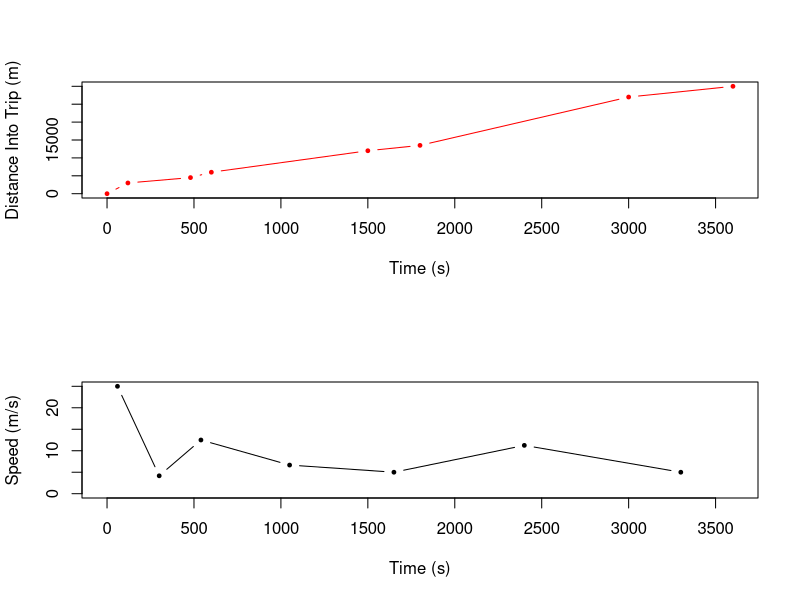
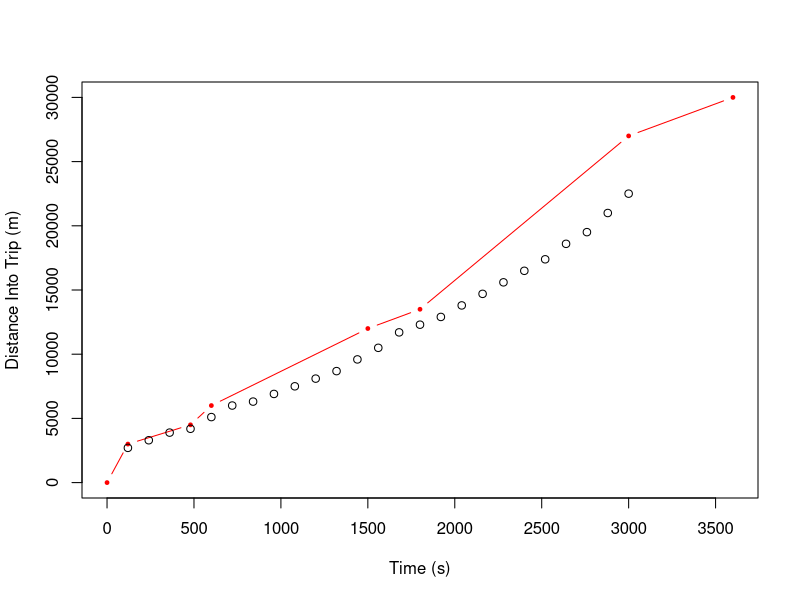
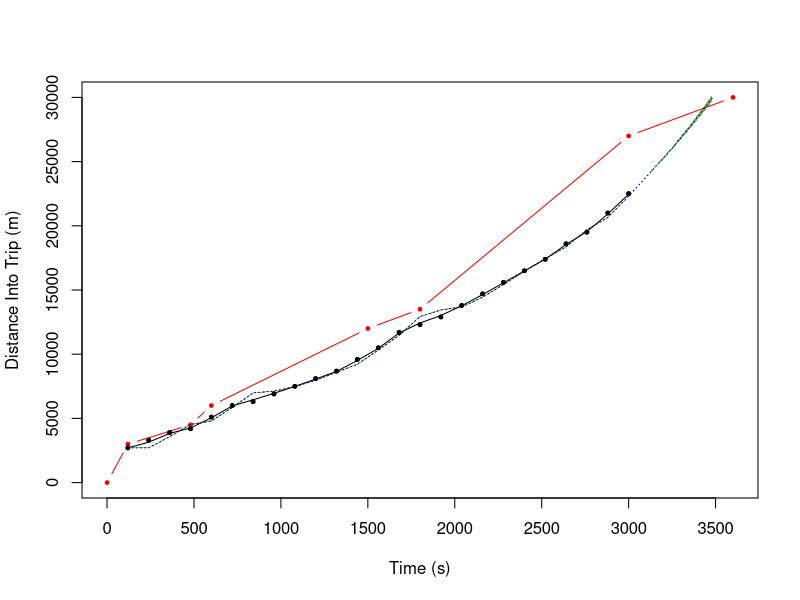

Reproduce these figures in R, in order.
## Simple as possible, a Kalman Filter model that uses the schedule times as a speed function.

set.seed(359); par(mfrow = c(2, 1))
stops <- c(0, 100, 150, 200, 400, 450, 900, 1000) * 30 ## m
times <- c(0, 2, 8, 10, 25, 30, 50, 60) * 60        ## min->s
plot(times, stops, xlab = "Time (s)", ylab = "Distance Into Trip (m)", pch = 19, col = "red", cex = 0.5, type = "b",
     xlim = c(0, max(times)), ylim = c(0, max(stops)))
dx <- diff(stops)
dt <- diff(times)
plot(times[-length(times)] + 0.5 * dt, dx / dt, type = "b", pch = 19, cex = 0.5, xlab = "Time (s)", ylab = "Speed (m/s)",
     xlim = c(0, max(times)), ylim = c(0, max(dx/dt)))
par(mfrow = c(1, 1))




t <- 1:25 * 120
z <- c(90, 110, 130, 140, 170, 200, 210, 230, 250, 270, 290, 320,
       350, 390, 410, 430, 460, 490, 520, 550, 580, 620, 650, 700, 750) * 30 + rnorm(length(t), 0, 6)
plot(times, stops, xlab = "Time (s)", ylab = "Distance Into Trip (m)", pch = 19, col = "red", cex = 0.5, type = "b",
     xlim = c(0, max(times)), ylim = c(0, max(stops)))
points(t, z)


H <- rbind(c(1, 0, 0))
R <- 150     # m
q2 <- 1  # m/s
F <- rbind(c(0, 1, 0),
           c(0, 0, 1),
           c(0, 0, 0))
G <- cbind(c(0, 0, 1))
Phi <- function(dt) rbind(c(1, dt, dt^2 / 2),
                          c(0, 1, dt),
                          c(0, 0, 1))
Q <- function(dt) rbind(c(dt^5 / 20, dt^4 / 8, dt^3 / 6),
                        c(dt^4 / 8, dt^3 / 3, dt^2 / 2),
                        c(dt^3 / 6, dt^2 / 2, dt)) * q2
Xo <- cbind(c(z[1], 0, 0)) 
Po <- rbind(c(R, 0, 0),
            c(0, 90, 0),
            c(0, 0, 6))

Nk <- length(z)
K <- P <- P. <- Xhat <- Xhat. <- vector("list", Nk)
dt <- diff(t) / 60
## Predict
Xhat.[[1]] <- Phi(0) %*% Xo
P.[[1]] <- Phi(0) %*% Po %*% t(Phi(0)) + Q(0)
## Update
K[[1]] <- P.[[1]] %*% t(H) %*% solve(H %*% P.[[1]] %*% t(H) + R)
Xhat[[1]] <- Xhat.[[1]] + K[[1]] %*% (z[1] - H %*% Xhat.[[1]])
P[[1]] <- (diag(3) - K[[1]] %*% H) %*% P.[[1]]

for (i in 2:Nk) {
    ## Predict
    Dt <- (t[i] - t[i - 1]) / 60
    Xhat.[[i]] <- Phi(Dt) %*% Xhat[[i - 1]]
    P.[[i]] <- Phi(Dt) %*% P[[i - 1]] %*% t(Phi(Dt)) + Q(Dt)
    ## Update
    K[[i]] <- P.[[i]] %*% t(H) %*% solve(H %*% P.[[i]] %*% t(H) + R)
    Xhat[[i]] <- Xhat.[[i]] + K[[i]] %*% (z[i] - H %*% Xhat.[[i]])
    P[[i]] <- (diag(3) - K[[i]] %*% H) %*% P.[[i]]
}

tt <- 26:29 * 120
for (i in 1:length(tt)) {
    Dt <- (tt[i] - tail(t, 1)) / 60
    k <- i + Nk
    Xhat. <- c(Xhat., list(Phi(Dt) %*% Xhat[[Nk]]))
    P. <- c(P., list(Phi(Dt) %*% P[[Nk]] %*% t(Phi(Dt)) + Q(Dt)))
}

XX <- t(do.call(cbind, Xhat))
XX. <- t(do.call(cbind, Xhat.))
SD <- sapply(P, function(p) sqrt(p[1,1]))
SD. <- sapply(P., function(p) sqrt(p[1,1]))
##lines(t, XX[, 1], type = "l")
plot(times, stops, xlab = "Time (s)", ylab = "Distance Into Trip (m)", pch = 19, col = "red", cex = 0.5, type = "b",
     xlim = c(0, max(times)), ylim = c(0, max(stops)))
polygon(c(t, rev(t)), c(qnorm(0.025, XX.[1:Nk, 1], SD.[1:Nk]), rev(qnorm(0.975, XX.[1:Nk, 1], SD.[1:Nk]))),
        lty = 0, col = "#00770070")
polygon(c(t, rev(t)), c(qnorm(0.025, XX[, 1], SD), rev(qnorm(0.975, XX[, 1], SD))), lty = 0, col = "#99999990")
lines(t, XX[, 1])
points(t, z, pch = 19, cex = 0.5)

lines(c(t, tt), XX.[, 1], col = "darkblue", lty = 3)

XX <- t(do.call(cbind, Xhat.[-(1:Nk)]))
SD <- sapply(P.[-(1:Nk)], function(p) sqrt(p[1,1]))
polygon(c(tt, rev(tt)), c(qnorm(0.025, XX[, 1], SD), rev(qnorm(0.975, XX[, 1], SD))), lty = 0, col = "#00660090")
#lines(tt, XX[, 1], col = "darkblue", lty = 3)
points(t, z, pch = 19, cex = 0.5)

